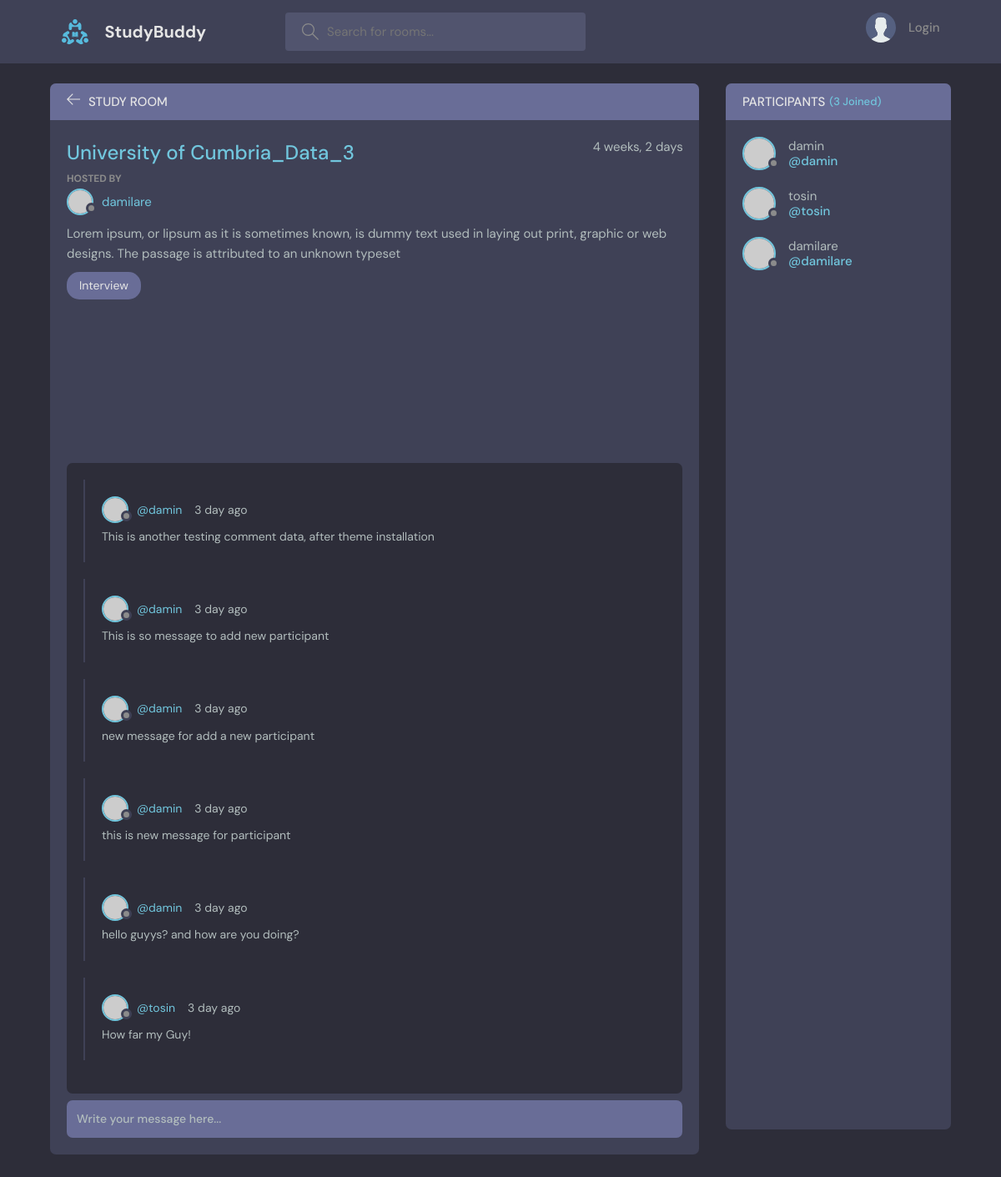
The page /details/1 on the database its author committed.
### base/models.py (models this page shows, shortened)
class Room(models.Model):
    host = models.ForeignKey(User, on_delete=models.SET_NULL, null=True)
    topic = models.ForeignKey(Topic, on_delete=models.SET_NULL, null=True)
    name = models.CharField(max_length=200)
    description = models.TextField(null=True, blank=True)
    participants = models.ManyToManyField(User, related_name='participants', blank=True)
    updated = models.DateTimeField(auto_now=True)
    created = models.DateTimeField(auto_now_add=True)
    class Meta:
        ordering = ['-updated', '-created']

class Topic(models.Model):
    name = models.CharField(max_length=200)
    def __str__(self):
        return self.name

class Message(models.Model):
    user = models.ForeignKey(User, on_delete=models.CASCADE)
    room = models.ForeignKey(Room, on_delete=models.CASCADE)
    body = models.TextField()
    updated = models.DateTimeField(auto_now=True)
    created = models.DateTimeField(auto_now_add=True)
    class Meta:
        ordering = ['-updated', '-created']

### base/views.py (the view, shortened to what this page needs)
# urls.py: path("details/<int:pk>", views.details, name="room_details"),  # Room page with primary key
def details(request, pk):
        room = Room.objects.get(id=pk)
        room_messages = room.message_set.all()
        participants = room.participants.all()
        print(participants)
        context = {'room': room, 'room_messages': room_messages, 'participants': participants}
        return render(request,"base/details.html", context)

### base/templates/base/details.html (shortened to what this page needs)
{% extends "layout.html" %} {% block content %}
<main class="profile-page layout layout--2">
  <div class="container">
    <div class="room">
      <div class="room__top">
        <div class="room__topLeft">
          <a href="{% url 'room' %}">
            <svg
              version="1.1"
              xmlns="http://www.w3.org/2000/svg"
              width="32"
              height="32"
              viewBox="0 0 32 32"
            >
              <title>arrow-left</title>
              <path
                d="M13.723 2.286l-13.723 13.714 13.719 13.714 1.616-1.611-10.96-10.96h27.625v-2.286h-27.625l10.965-10.965-1.616-1.607z"
              ></path>
            </svg>
          </a>
          <h3>Study Room</h3>
        </div>
      </div>
      <div class="room__box scroll">
        <div class="room__header scroll">
          <div class="room__info">
            <h3>{{ room.name}}</h3>
            <span>{{room.created|timesince}}</span>
          </div>
          <div class="room__hosted">
            <p>Hosted By</p>
            <a href="#" class="room__author">
              <div class="avatar avatar--small">
                <img src="https://randomuser.me/api/portraits/men/37.jpg" />
              </div>
              <span>{{room.host.username}}</span>
            </a>
          </div>
          <div class="room__details">{{room.description}}</div>
          <span class="room__topics">{{room.topic}}</span>
        </div>
        <div class="room__conversation">
          <div class="threads scroll">
            {% for message in room_messages %}
            <div class="thread">
              <div class="thread__top">
                <div class="thread__author">
                  <a
                    href="{% url 'user_profile' message.user.id %}"
                    class="thread__authorInfo"
                  >
                    <div class="avatar avatar--small">
                      <img
                        src="https://randomuser.me/api/portraits/men/37.jpg"
                      />
                    </div>
                    <span>@{{message.user}}</span>
                  </a>
                  <span class="thread__date">3 day ago</span>
                </div>
              </div>
              <div class="thread__details">{{message.body}}</div>
            </div>
            {% endfor %}
          </div>
        </div>
      </div>
      <div class="room__message">
        <form method="POST" action="{% url 'room_details' room.id %}">
          <input name="body" placeholder="Write your message here..." />
        </form>
      </div>
    </div>
    <div class="participants">
      <h3 class="participants__top">
        Participants <span>({{participants.count}} Joined)</span>
      </h3>
      <div class="participants__list scroll">
        {% for user in participants %}
        <a href="{% url 'user_profile' user.id %}" class="participant">
          <div class="avatar avatar--medium">
            <img src="https://randomuser.me/api/portraits/men/37.jpg" />
          </div>
          <p>
            {{user.username}}
            <span>@{{user.username}}</span>
          </p>
        </a>
        {% endfor %}
      </div>
    </div>
  </div>
</main>
{% endblock content %}

### rows shown on the page
Room: name "University of Cumbria_Data_3", created "4 weeks, 2 days", host.username "damilare", description "Lorem ipsum, or lipsum as it is sometimes known, is dummy text used in laying out print, graphic or web designs. The passage is attributed to an unknown typeset", topic "Interview"
Message: user "damin", body "This is another testing comment data, after theme installation"
Message: user "damin", body "This is so message to add new participant"
Message: user "damin", body "new message for add a new participant"
Message: user "damin", body "this is new message for participant"
Message: user "damin", body "hello guyys? and how are you doing?"
Message: user "tosin", body "How far my Guy!"

### other values the page prints
{{ participants.count }} "3"
{{ user.username }} "damin"
{{ user.username }} "tosin"
{{ user.username }} "damilare"
